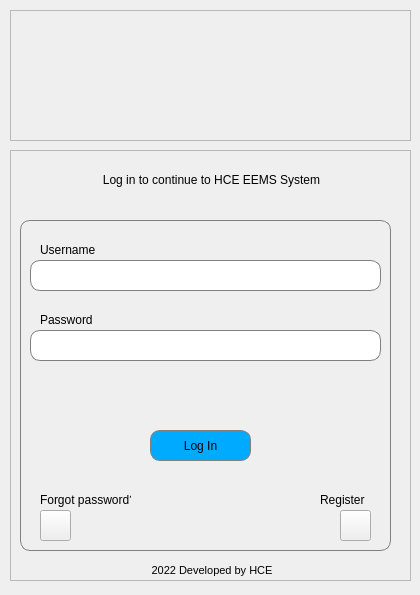
<?xml version="1.0" encoding="UTF-8"?>
<ui version="4.0">
 <class>LoginForm</class>
 <widget class="QWidget" name="LoginForm">
  <property name="geometry">
   <rect>
    <x>0</x>
    <y>0</y>
    <width>420</width>
    <height>595</height>
   </rect>
  </property>
  <property name="focusPolicy">
   <enum>Qt::NoFocus</enum>
  </property>
  <property name="windowTitle">
   <string>EEMS Login Form</string>
  </property>
  <property name="windowIcon">
   <iconset>
    <normaloff>../resources/assets/HCE-C.png</normaloff>../resources/assets/HCE-C.png</iconset>
  </property>
  <widget class="QFrame" name="logoFrame">
   <property name="geometry">
    <rect>
     <x>10</x>
     <y>10</y>
     <width>401</width>
     <height>131</height>
    </rect>
   </property>
   <property name="frameShape">
    <enum>QFrame::StyledPanel</enum>
   </property>
   <property name="frameShadow">
    <enum>QFrame::Raised</enum>
   </property>
   <widget class="QLabel" name="lbLogo">
    <property name="geometry">
     <rect>
      <x>40</x>
      <y>20</y>
      <width>301</width>
      <height>91</height>
     </rect>
    </property>
    <property name="text">
     <string/>
    </property>
    <property name="pixmap">
     <pixmap>../resources/assets/HCE-logo.png</pixmap>
    </property>
    <property name="scaledContents">
     <bool>true</bool>
    </property>
   </widget>
  </widget>
  <widget class="QFrame" name="loginFrame">
   <property name="geometry">
    <rect>
     <x>10</x>
     <y>150</y>
     <width>401</width>
     <height>431</height>
    </rect>
   </property>
   <property name="frameShape">
    <enum>QFrame::StyledPanel</enum>
   </property>
   <property name="frameShadow">
    <enum>QFrame::Raised</enum>
   </property>
   <widget class="QLabel" name="label">
    <property name="geometry">
     <rect>
      <x>16</x>
      <y>20</y>
      <width>371</width>
      <height>20</height>
     </rect>
    </property>
    <property name="font">
     <font>
      <pointsize>9</pointsize>
     </font>
    </property>
    <property name="text">
     <string>Log in to continue to HCE EEMS System</string>
    </property>
    <property name="alignment">
     <set>Qt::AlignCenter</set>
    </property>
   </widget>
   <widget class="QFrame" name="loginBlock">
    <property name="geometry">
     <rect>
      <x>10</x>
      <y>70</y>
      <width>371</width>
      <height>331</height>
     </rect>
    </property>
    <property name="styleSheet">
     <string notr="true">QFrame {
 border: 1px solid gray;
 border-radius: 10px;
}</string>
    </property>
    <property name="frameShape">
     <enum>QFrame::StyledPanel</enum>
    </property>
    <property name="frameShadow">
     <enum>QFrame::Raised</enum>
    </property>
    <widget class="QLineEdit" name="leUserName">
     <property name="geometry">
      <rect>
       <x>10</x>
       <y>40</y>
       <width>351</width>
       <height>31</height>
      </rect>
     </property>
     <property name="font">
      <font>
       <pointsize>10</pointsize>
      </font>
     </property>
     <property name="styleSheet">
      <string notr="true">QLineEdit {
 border: 1px solid gray;
 border-radius: 10px;
}</string>
     </property>
    </widget>
    <widget class="QLineEdit" name="lePassword">
     <property name="geometry">
      <rect>
       <x>10</x>
       <y>110</y>
       <width>351</width>
       <height>31</height>
      </rect>
     </property>
     <property name="font">
      <font>
       <pointsize>10</pointsize>
      </font>
     </property>
     <property name="styleSheet">
      <string notr="true">QLineEdit {
 border: 1px solid gray;
 border-radius: 10px;
}</string>
     </property>
     <property name="echoMode">
      <enum>QLineEdit::Password</enum>
     </property>
    </widget>
    <widget class="QLabel" name="lbUserName">
     <property name="geometry">
      <rect>
       <x>20</x>
       <y>20</y>
       <width>341</width>
       <height>20</height>
      </rect>
     </property>
     <property name="font">
      <font>
       <kerning>false</kerning>
      </font>
     </property>
     <property name="styleSheet">
      <string notr="true">border: 0px</string>
     </property>
     <property name="lineWidth">
      <number>0</number>
     </property>
     <property name="text">
      <string>Username</string>
     </property>
    </widget>
    <widget class="QLabel" name="lbPassword">
     <property name="geometry">
      <rect>
       <x>20</x>
       <y>90</y>
       <width>341</width>
       <height>20</height>
      </rect>
     </property>
     <property name="font">
      <font>
       <kerning>false</kerning>
      </font>
     </property>
     <property name="styleSheet">
      <string notr="true">border: 0px</string>
     </property>
     <property name="lineWidth">
      <number>0</number>
     </property>
     <property name="text">
      <string>Password</string>
     </property>
    </widget>
    <widget class="QPushButton" name="btnLogin">
     <property name="geometry">
      <rect>
       <x>130</x>
       <y>210</y>
       <width>101</width>
       <height>31</height>
      </rect>
     </property>
     <property name="styleSheet">
      <string notr="true">   QPushButton {
         border: 1px solid gray;
         border-radius: 10px;
		background-color:  rgb(0, 170, 255);

     }

</string>
     </property>
     <property name="text">
      <string>Log In</string>
     </property>
    </widget>
    <widget class="QLabel" name="lbForgotpass">
     <property name="geometry">
      <rect>
       <x>20</x>
       <y>270</y>
       <width>91</width>
       <height>20</height>
      </rect>
     </property>
     <property name="font">
      <font>
       <kerning>false</kerning>
      </font>
     </property>
     <property name="styleSheet">
      <string notr="true">border: 0px</string>
     </property>
     <property name="lineWidth">
      <number>0</number>
     </property>
     <property name="text">
      <string>Forgot password?</string>
     </property>
    </widget>
    <widget class="QPushButton" name="btnForgotpass">
     <property name="enabled">
      <bool>true</bool>
     </property>
     <property name="geometry">
      <rect>
       <x>20</x>
       <y>290</y>
       <width>31</width>
       <height>31</height>
      </rect>
     </property>
     <property name="sizePolicy">
      <sizepolicy hsizetype="Minimum" vsizetype="Minimum">
       <horstretch>0</horstretch>
       <verstretch>0</verstretch>
      </sizepolicy>
     </property>
     <property name="font">
      <font>
       <stylestrategy>PreferDefault</stylestrategy>
       <kerning>false</kerning>
      </font>
     </property>
     <property name="toolTip">
      <string>Overview of Actions and Workload</string>
     </property>
     <property name="toolTipDuration">
      <number>0</number>
     </property>
     <property name="layoutDirection">
      <enum>Qt::LeftToRight</enum>
     </property>
     <property name="autoFillBackground">
      <bool>false</bool>
     </property>
     <property name="inputMethodHints">
      <set>Qt::ImhNone</set>
     </property>
     <property name="text">
      <string/>
     </property>
     <property name="icon">
      <iconset>
       <normaloff>../resources/assets/link.svg</normaloff>../resources/assets/link.svg</iconset>
     </property>
     <property name="iconSize">
      <size>
       <width>24</width>
       <height>24</height>
      </size>
     </property>
     <property name="checkable">
      <bool>false</bool>
     </property>
     <property name="flat">
      <bool>false</bool>
     </property>
    </widget>
    <widget class="QPushButton" name="btnRegister">
     <property name="enabled">
      <bool>true</bool>
     </property>
     <property name="geometry">
      <rect>
       <x>320</x>
       <y>290</y>
       <width>31</width>
       <height>31</height>
      </rect>
     </property>
     <property name="sizePolicy">
      <sizepolicy hsizetype="Minimum" vsizetype="Minimum">
       <horstretch>0</horstretch>
       <verstretch>0</verstretch>
      </sizepolicy>
     </property>
     <property name="font">
      <font>
       <stylestrategy>PreferDefault</stylestrategy>
       <kerning>false</kerning>
      </font>
     </property>
     <property name="toolTip">
      <string>Overview of Actions and Workload</string>
     </property>
     <property name="toolTipDuration">
      <number>0</number>
     </property>
     <property name="layoutDirection">
      <enum>Qt::LeftToRight</enum>
     </property>
     <property name="autoFillBackground">
      <bool>false</bool>
     </property>
     <property name="inputMethodHints">
      <set>Qt::ImhNone</set>
     </property>
     <property name="text">
      <string/>
     </property>
     <property name="icon">
      <iconset>
       <normaloff>../resources/assets/list.svg</normaloff>../resources/assets/list.svg</iconset>
     </property>
     <property name="iconSize">
      <size>
       <width>24</width>
       <height>24</height>
      </size>
     </property>
     <property name="checkable">
      <bool>false</bool>
     </property>
     <property name="flat">
      <bool>false</bool>
     </property>
    </widget>
    <widget class="QLabel" name="lbRegister">
     <property name="geometry">
      <rect>
       <x>300</x>
       <y>270</y>
       <width>51</width>
       <height>20</height>
      </rect>
     </property>
     <property name="font">
      <font>
       <kerning>false</kerning>
      </font>
     </property>
     <property name="styleSheet">
      <string notr="true">border: 0px</string>
     </property>
     <property name="lineWidth">
      <number>0</number>
     </property>
     <property name="text">
      <string>Register</string>
     </property>
    </widget>
    <widget class="QLabel" name="lbInvalid">
     <property name="geometry">
      <rect>
       <x>20</x>
       <y>150</y>
       <width>321</width>
       <height>20</height>
      </rect>
     </property>
     <property name="font">
      <font>
       <kerning>false</kerning>
      </font>
     </property>
     <property name="styleSheet">
      <string notr="true">border: 0px</string>
     </property>
     <property name="lineWidth">
      <number>0</number>
     </property>
     <property name="text">
      <string/>
     </property>
     <property name="alignment">
      <set>Qt::AlignCenter</set>
     </property>
    </widget>
   </widget>
   <widget class="QLabel" name="label_2">
    <property name="geometry">
     <rect>
      <x>10</x>
      <y>410</y>
      <width>381</width>
      <height>20</height>
     </rect>
    </property>
    <property name="font">
     <font>
      <pointsize>8</pointsize>
     </font>
    </property>
    <property name="text">
     <string> 2022 Developed by HCE</string>
    </property>
    <property name="alignment">
     <set>Qt::AlignCenter</set>
    </property>
   </widget>
  </widget>
 </widget>
 <resources>
  <include location="../resources/assets/resources.qrc"/>
 </resources>
 <connections/>
</ui>
